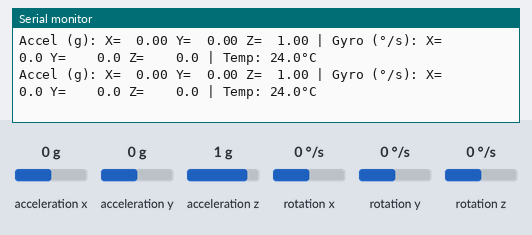
The sketch below on a simulated Teensy 4. Parts: the last lines printed to the serial monitor. Wiring (inferred from the names in the program): MPU-6050 motion sensor at I2C address 0x68. The inputs (shaded band) are chosen by the test bench; at power-on: acceleration x 0 g, acceleration y 0 g, acceleration z 1 g, rotation x 0 °/s, rotation y 0 °/s, rotation z 0 °/s.

Above: at 1.8 s.
1.9 s: acceleration x set to -1.4 g
At 1.96 s:
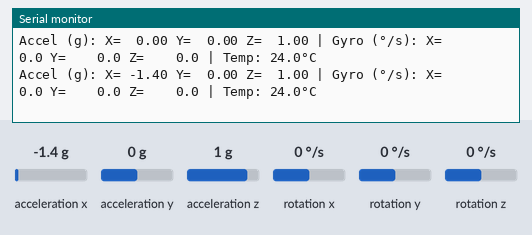
3.8 s: acceleration y set to -1.4 g
At 3.86 s:
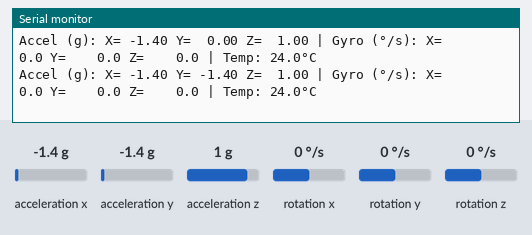
5.8 s: acceleration z set to -1.4 g
At 5.86 s:
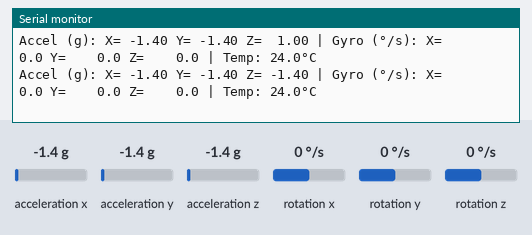
7.8 s: rotation x set to -192 °/s
At 7.87 s:
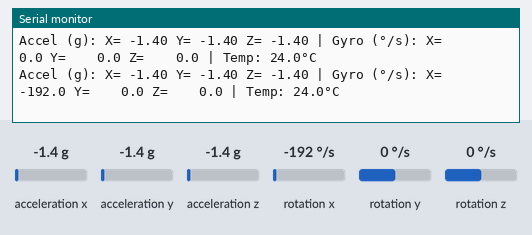
9.8 s: rotation y set to -192 °/s
At 9.87 s:
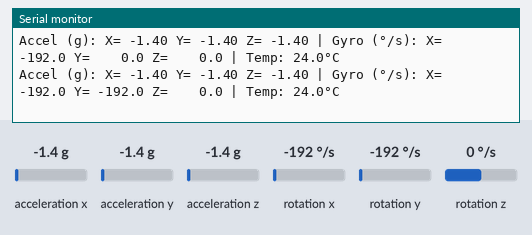
11.8 s: rotation z set to -192 °/s
At 11.87 s:
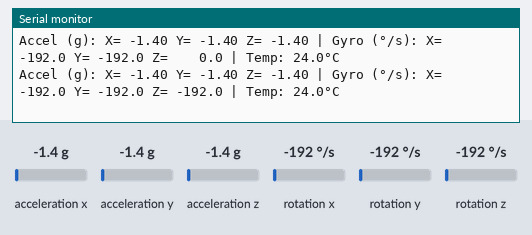

Measured:
- after the input at 1.9 s, the serial monitor: prints a new line after 0.05 s (image 1)
- after the input at 3.8 s, the serial monitor: prints a new line after 0.06 s (image 2)
- after the input at 5.8 s, the serial monitor: prints a new line after 0.06 s (image 3)
- after the input at 7.8 s, the serial monitor: prints a new line after 0.06 s (image 4)
- after the input at 9.8 s, the serial monitor: prints a new line after 0.06 s (image 5)
- after the input at 11.8 s, the serial monitor: prints a new line after 0.06 s (image 6)

The sketch:

test_imu.ino
```cpp
#include <Wire.h>

/* ==============================================================================
   IMU - MPU-6050 (módulo GY-521), por I2C
   ==============================================================================
   VCC del módulo a 3.3V del Teensy (NUNCA a 5V, ver nota de conexión).
   SCL -> pin 19, SDA -> pin 18 (bus I2C por defecto del Teensy 4.1).
   AD0 sin conectar o a GND -> dirección 0x68.
*/

const uint8_t MPU_ADDR = 0x68; // AD0 a GND/flotante -> 0x68. AD0 a VCC -> 0x69.

// Registros relevantes del MPU-6050
const uint8_t REG_WHO_AM_I     = 0x75;
const uint8_t REG_PWR_MGMT_1   = 0x6B;
const uint8_t REG_ACCEL_XOUT_H = 0x3B; // Primer registro de un bloque de 14 bytes:
                                        // Accel X,Y,Z (6) + Temp (2) + Gyro X,Y,Z (6)

// Sensibilidades para el rango por defecto del sensor (±2g y ±250°/s)
const float ACCEL_ESCALA = 16384.0; // LSB por g
const float GYRO_ESCALA  = 131.0;   // LSB por °/s

int16_t ax_raw, ay_raw, az_raw;
int16_t temp_raw;
int16_t gx_raw, gy_raw, gz_raw;

float ax_g, ay_g, az_g;
float gx_dps, gy_dps, gz_dps;
float temp_c;

unsigned long ultimoDebug = 0;
const unsigned long DEBUG_PERIODO_MS = 100; // 10 Hz, suficiente para esta prueba de banco

void escribirRegistro(uint8_t reg, uint8_t valor) {
    Wire.beginTransmission(MPU_ADDR);
    Wire.write(reg);
    Wire.write(valor);
    Wire.endTransmission();
}

uint8_t leerRegistro(uint8_t reg) {
    Wire.beginTransmission(MPU_ADDR);
    Wire.write(reg);
    Wire.endTransmission(false); // repeated start: no suelta el bus entre escritura y lectura
    Wire.requestFrom(MPU_ADDR, (uint8_t)1);
    return Wire.read();
}

// Lee los 14 bytes (accel + temp + gyro) en una sola transacción, así todos los
// valores corresponden al mismo instante y no se mezclan datos de lecturas distintas.
bool leerDatosIMU() {
    Wire.beginTransmission(MPU_ADDR);
    Wire.write(REG_ACCEL_XOUT_H);
    if (Wire.endTransmission(false) != 0) return false; // error de comunicación I2C

    uint8_t recibidos = Wire.requestFrom(MPU_ADDR, (uint8_t)14);
    if (recibidos != 14) return false;

    ax_raw   = (Wire.read() << 8) | Wire.read();
    ay_raw   = (Wire.read() << 8) | Wire.read();
    az_raw   = (Wire.read() << 8) | Wire.read();
    temp_raw = (Wire.read() << 8) | Wire.read();
    gx_raw   = (Wire.read() << 8) | Wire.read();
    gy_raw   = (Wire.read() << 8) | Wire.read();
    gz_raw   = (Wire.read() << 8) | Wire.read();

    ax_g = ax_raw / ACCEL_ESCALA;
    ay_g = ay_raw / ACCEL_ESCALA;
    az_g = az_raw / ACCEL_ESCALA;

    gx_dps = gx_raw / GYRO_ESCALA;
    gy_dps = gy_raw / GYRO_ESCALA;
    gz_dps = gz_raw / GYRO_ESCALA;

    temp_c = (temp_raw / 340.0) + 36.53; // Fórmula del datasheet

    return true;
}

void setup() {
    Serial.begin(115200);
    delay(500);

    Wire.begin();
    Wire.setClock(400000); // I2C a 400kHz (fast mode); el MPU-6050 lo soporta sin problema

    delay(100);

    uint8_t whoami = leerRegistro(REG_WHO_AM_I);
    Serial.printf("[IMU] WHO_AM_I: 0x%02X (esperado 0x68)\n", whoami);

    if (whoami != 0x68) {
        Serial.println("[IMU] ERROR: no se detecta el MPU-6050. Revisar cableado y dirección I2C.");
    }

    // El sensor arranca en modo "sleep" por defecto (bit 6 del PWR_MGMT_1 en 1).
    // Hay que escribir 0x00 ahí para despertarlo y que empiece a muestrear.
    escribirRegistro(REG_PWR_MGMT_1, 0x00);
    delay(50);

    Serial.println("[IMU] Configurado y despierto.");
}

void loop() {
    unsigned long ahora = millis();

    if (Serial && (ahora - ultimoDebug >= DEBUG_PERIODO_MS)) {
        if (leerDatosIMU()) {
            Serial.printf("Accel (g): X=%6.2f Y=%6.2f Z=%6.2f | Gyro (°/s): X=%7.1f Y=%7.1f Z=%7.1f | Temp: %.1f°C\n",
                          ax_g, ay_g, az_g, gx_dps, gy_dps, gz_dps, temp_c);
        } else {
            Serial.println("[IMU] Error de lectura I2C");
        }
        ultimoDebug = ahora;
    }
}
```
